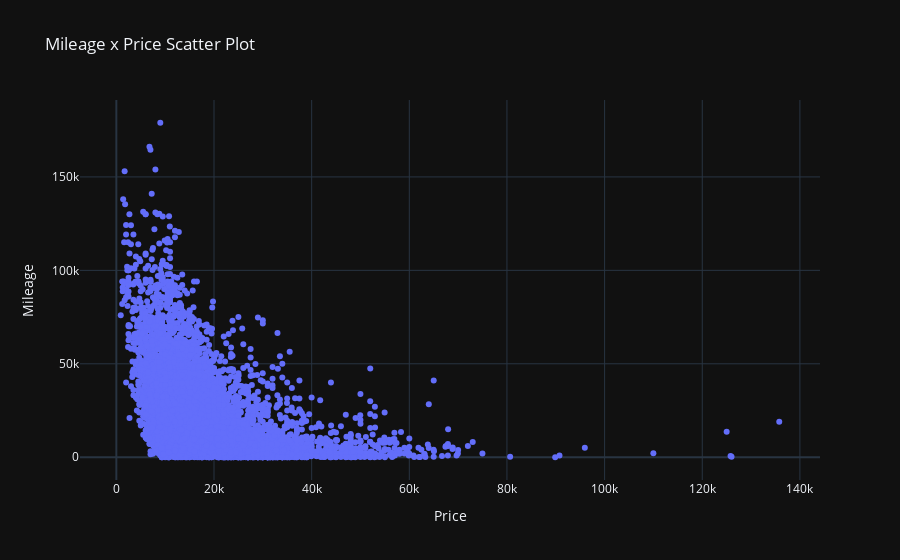

Notebook source saved alongside this figure:
### Markdown cell above
# Multiple variables analysis

### Code cell
fig = go.Figure()

to_plot = data.sample(frac=0.10, random_state=42)

fig.add_trace(go.Scatter(
    x = to_plot['price'],
    y = to_plot['mileage'],
    mode = 'markers'
))

fig.update_layout(
    title_text = 'Mileage x Price Scatter Plot',
    template = 'plotly_dark',
    xaxis_title = 'Price',
    yaxis_title = 'Mileage'
)

### Figure 1 — Plotly figure (JSON) as saved in the notebook; plotly's stock layout.template omitted (floating-point values rounded to 4 significant figures; data arrays with more than 128 entries replaced by an {"elided": "..."} marker saying what was removed)
{"data": [{"mode": "markers", "type": "scatter", "x": {"elided": "7040 int values"}, "y": {"elided": "7040 int values"}}], "layout": {"title": {"text": "Mileage x Price Scatter Plot"}, "xaxis": {"title": {"text": "Price"}}, "yaxis": {"title": {"text": "Mileage"}}}}
